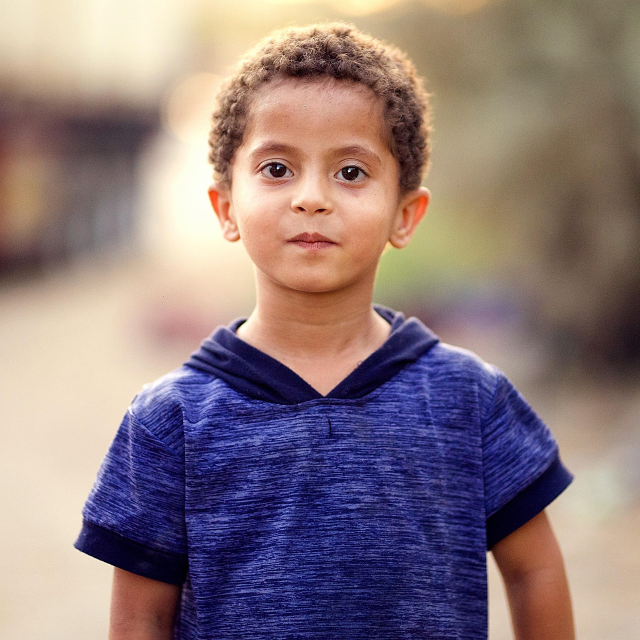
#> input picture example.jpg, 1280 x 1280 px (shown at 1/2 size)
$ python L7_A2.py
#> lines starting #> are read from the running program, lines starting #| are printed output that depends on the picture
import cv2

image= cv2.imread('example.jpg')
#> image is the input picture: shape (1280, 1280, 3); mean B, G, R 124.8, 122.3, 141.5

gray_image = cv2.cvtColor(image, cv2.COLOR_BGR2GRAY)
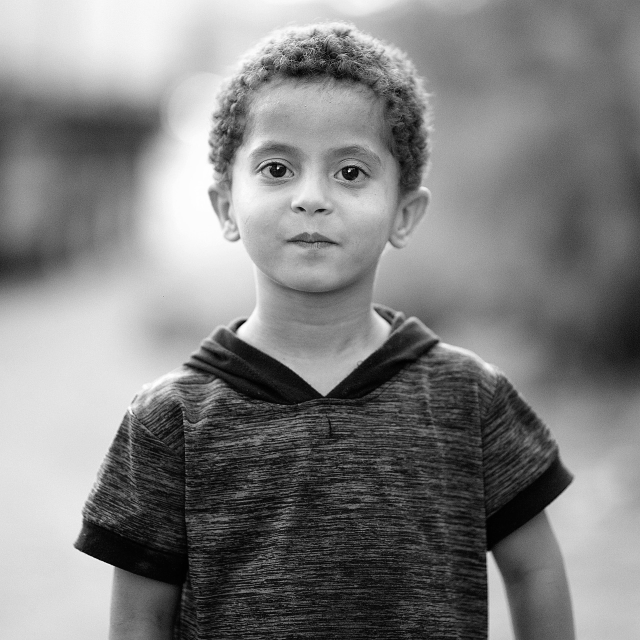
#> gray_image: shape (1280, 1280) (shown at 1/2 size); min 0, max 255, mean 128.3

resized_image = cv2.resize(gray_image, (200, 200))
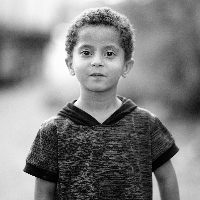
#> resized_image: shape (200, 200); min 1, max 254, mean 128.3

cv2.imshow('Resized Grayscale Image', resized_image)

key=cv2.waitKey(0)
#> (key Esc is pressed here)
if key == ord('s'):
    cv2.imwrite('resized_grayscale_image.jpg', resized_image)
    print("Image saved as 'resized_grayscale_image.jpg'")
else:
    print("Image not saved.")

cv2.destroyAllWindows()
print("Image dimensions:", resized_image.shape)
#| Image dimensions: (200, 200)
